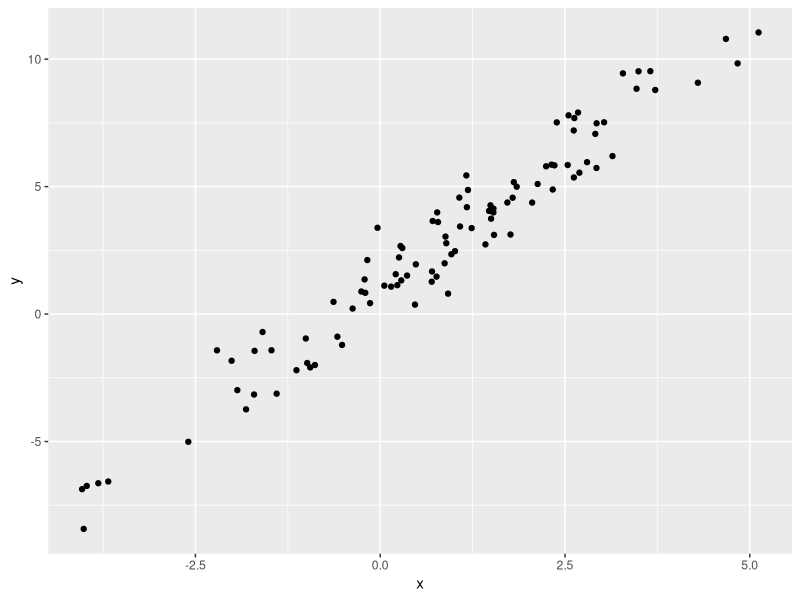

Here is the R script that generated this plot:
## ---- chunk 1
library(tidyverse)
## ---- chunk 2
plot_df =
  tibble(
    x = rnorm(100, mean = 1, sd = 2),
    y = 1 + 2 * x + rnorm(100)
  )
## ---- chunk 3
plot_df |> 
  ggplot(aes(x = x, y = y)) + 
  geom_point()
